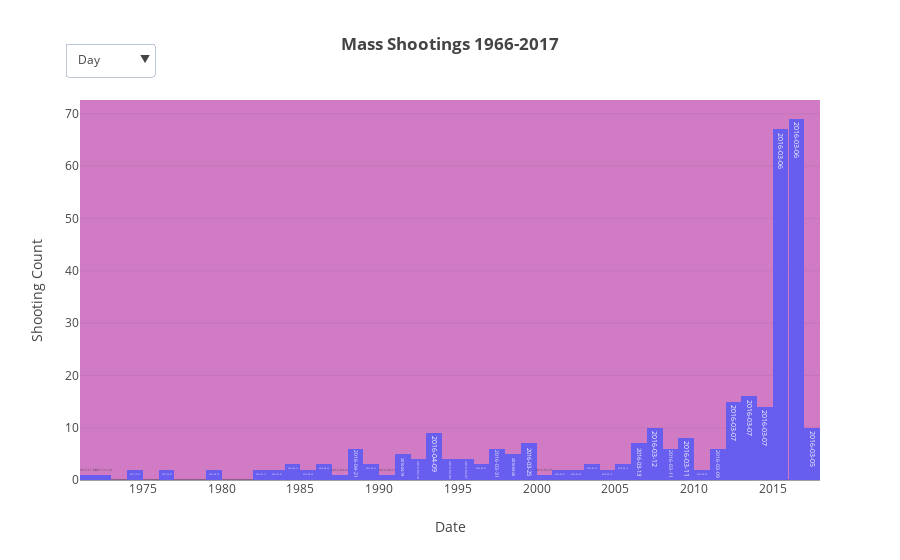

The code cell stored with this chart in its notebook:
### Code cell
trace=go.Histogram(x=new_data['Date'],name='Datewise shooting incident',marker=dict(color='rgba(103, 93, 238, 1)')
                   ,text=new_data.Date,autobinx=False,autobiny=True,xbins=dict(end='2017-12-31 12:00',
                                                                               start='1966-12-31 12:00',
                                                                              size='M12'))
layout=dict(title='<b>Mass Shootings 1966-2017</b>',plot_bgcolor='rgba(209, 123, 197, 1)',
            xaxis=dict(title='Date'),yaxis=dict(title='Shooting Count'),
           updatemenus=[dict(x=0.1,y=1.15,yanchor='top',active=1,showactive=True,
                           buttons=[dict(args=['xbins.size','M12'],label='Year',method='restyle'),
                                    dict(args=['xbins.size','D1'],label='Day',method='restyle'),
                                    dict(args=['xbins.size','M1'],label='Month',method='restyle'),
                                    dict(args=['xbins.size','M3'],label='Quartely',method='restyle')])])
fig=dict(data=[trace],layout=layout)
iplot(fig)

### Figure 1 — Plotly figure (JSON) as saved in the notebook; plotly's stock layout.template omitted (floating-point values rounded to 4 significant figures; data arrays with more than 128 entries replaced by an {"elided": "..."} marker saying what was removed)
{"data": [{"autobinx": false, "autobiny": true, "marker": {"color": "rgba(103, 93, 238, 1)"}, "name": "Datewise shooting incident", "text": {"elided": "323 str values"}, "type": "histogram", "uid": "0c52ae47-f673-4563-b6cc-947b0221b6a2", "x": {"elided": "323 str values"}, "xbins": {"end": "2017-12-31 12:00", "size": "M12", "start": "1966-12-31 12:00"}}], "layout": {"plot_bgcolor": "rgba(209, 123, 197, 1)", "title": "<b>Mass Shootings 1966-2017</b>", "updatemenus": [{"active": 1, "buttons": [{"args": ["xbins.size", "M12"], "label": "Year", "method": "restyle"}, {"args": ["xbins.size", "D1"], "label": "Day", "method": "restyle"}, {"args": ["xbins.size", "M1"], "label": "Month", "method": "restyle"}, {"args": ["xbins.size", "M3"], "label": "Quartely", "method": "restyle"}], "showactive": true, "x": 0.1, "y": 1.15, "yanchor": "top"}], "xaxis": {"title": "Date"}, "yaxis": {"title": "Shooting Count"}}}
